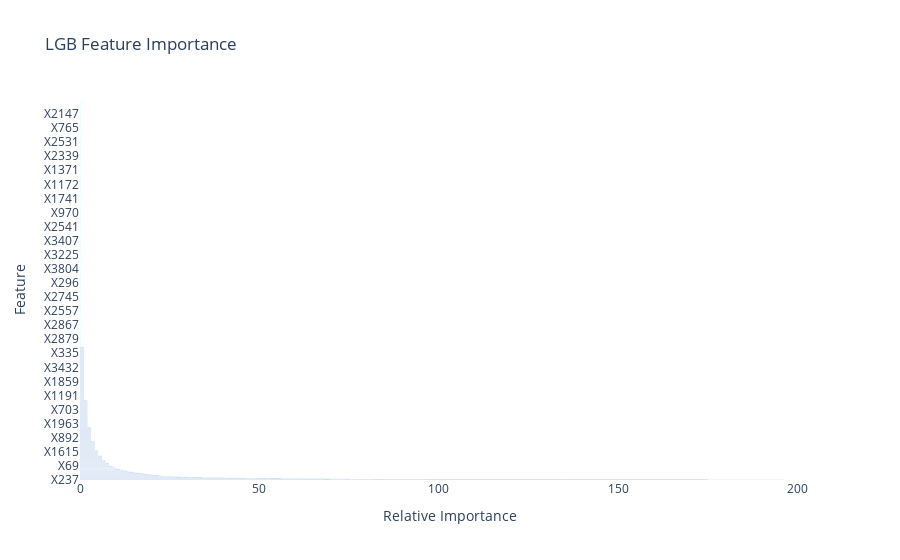

This figure's notebook cell:
### Code cell
# 计算特征重要性并创建DataFrame
df = pd.DataFrame({'feature': features, 'importance': model.feature_importance()}).sort_values(by='importance', ascending=False)

# 使用Plotly创建交互式条形图
fig = px.bar(df,  # 展示所有特征
             x='importance', 
             y='feature', 
             orientation='h', 
             title='LGB Feature Importance',
             labels={'importance': 'Relative Importance', 'feature': 'Feature'},
             color_discrete_sequence=['#1f77b4'])  # 设置条形图为深蓝色

# 设置图表的背景颜色为白色
fig.update_layout(plot_bgcolor='white', paper_bgcolor='white')
# 显示图表
fig.show()
# 导出图表为HTML文件
fig.write_html('lgb_feature_importance.html')

### Figure 1 — Plotly figure (JSON) as saved in the notebook; plotly's stock layout.template omitted (floating-point values rounded to 4 significant figures; data arrays with more than 128 entries replaced by an {"elided": "..."} marker saying what was removed)
{"data": [{"alignmentgroup": "True", "hovertemplate": "Relative Importance=%{x}<br>Feature=%{y}<extra></extra>", "legendgroup": "", "marker": {"color": "#1f77b4", "pattern": {"shape": ""}}, "name": "", "offsetgroup": "", "orientation": "h", "showlegend": false, "textposition": "auto", "type": "bar", "x": {"elided": "3806 int values"}, "xaxis": "x", "y": {"elided": "3806 str values"}, "yaxis": "y"}], "layout": {"autosize": true, "barmode": "relative", "legend": {"tracegroupgap": 0}, "paper_bgcolor": "white", "plot_bgcolor": "white", "title": {"text": "LGB Feature Importance"}, "xaxis": {"anchor": "y", "autorange": true, "domain": [0, 1], "range": [0, 206.3], "title": {"text": "Relative Importance"}, "type": "linear"}, "yaxis": {"anchor": "x", "autorange": true, "domain": [0, 1], "range": [-0.5, 3806.0], "title": {"text": "Feature"}, "type": "category"}}}
